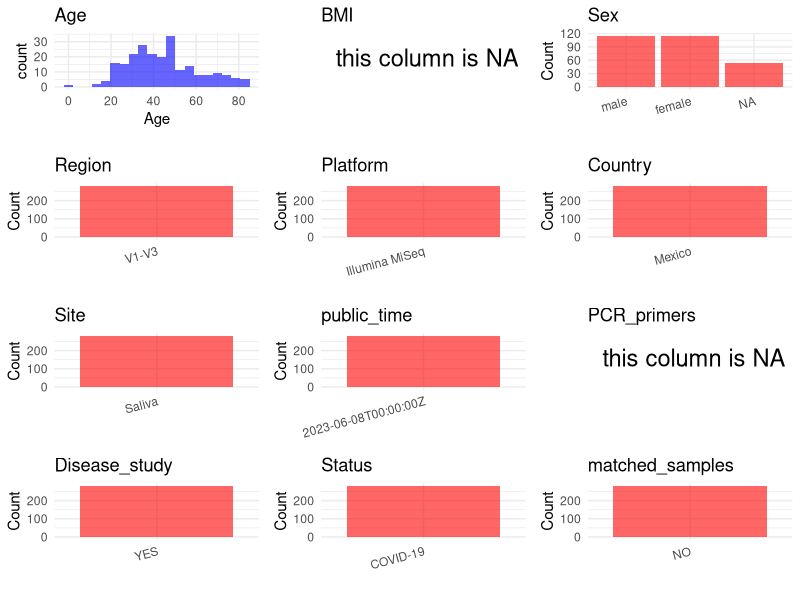

R code for this plot: (Note: this script raises an error after producing the figure.)
## ---- chunk 1
# Load necessary libraries
library(dplyr)
library(ggplot2)
library(cowplot)

# Set working directory (update this path to your local directory)
setwd("D:/oral_project/PRJNA896341")

# Read the initial metadata files
initial_meta<-read.csv("SraRunTable.csv",header = T)

# Combine the two metadata files
#meta <- rbind(initial_meta, initial_meta1)

#Remove entries non-oral samples
#initial_meta <- subset(initial_meta,isolate %in% c("saliva","tongue coat"))

# Check the number of samples containing "HT" in Sample.Name (e.g., healthy controls)
#nrow(subset(meta, grepl("HT", Sample.Name)))

# Display the first few rows of the metadata
head(initial_meta)
## ---- chunk 2
# Create a uniform metadata dataframe
metadata <- data.frame(
  BioProject = initial_meta$BioProject,
  Run = initial_meta$Run,
  sample_name = initial_meta$Sample.Name,
  Age = initial_meta$AGE,
  BMI = NA,
  Sex=initial_meta$sex,
  Region = "V1-V3",
  Platform = initial_meta$Instrument,
  Country = "Mexico",
  Site = initial_meta$tissue,
  public_time = initial_meta$ReleaseDate,
  stringsAsFactors = FALSE
)
## ---- chunk 3
# Add information obtained from the publication
metadata$PCR_primers <- NA
metadata$title <- "Diversity composition and networking of saliva microbiota distinguish the severity of COVID-19 episodes as revealed by an analysis of 16S rRNA variable V1-V3 region sequences"
metadata$Disease_study <- "YES"
# Assign disease status based on sample_name patterns
metadata$Status<- "COVID-19"
metadata$matched_samples<-"NO"
## ---- chunk 4
# Check the number of unique runs and sample names
print(paste("Number of unique runs:", length(unique(metadata$Run))))
print(paste("Number of unique sample names:", length(unique(metadata$sample_name))))
## ---- chunk 5
# Select columns for visualization
plot_data <- metadata %>%
  select(-BioProject, -Run, -sample_name, -title)

# Function to create simple plots for each column
create_simple_plots <- function(data) {
  plots <- list()
  
  for (col in colnames(data)) {
    # Check if the column is all NA
    if (all(is.na(data[[col]]))) {
      # Create an empty plot with text indicating all NA
      p <- ggplot() +
        annotate("text", x = 0.5, y = 0.5, label = "this column is NA", size = 6) +
        labs(title = col) +
        theme_void()
    } else if (is.numeric(data[[col]])) {
      # Numeric variable: histogram
      p <- ggplot(data, aes(x = .data[[col]])) +
        geom_histogram(fill = "blue", alpha = 0.6, bins = 20, na.rm = TRUE) +
        labs(title = col) +
        theme_minimal()
    } else {
      # Categorical variable: bar plot (remove NA values)
      count_data <- as.data.frame(table(data[[col]], useNA = "ifany"))
      p <- ggplot(count_data, aes(x = reorder(Var1, -Freq), y = Freq)) +
        geom_col(fill = "red", alpha = 0.6) +
        labs(title = col, x = NULL, y = "Count") +
        theme_minimal() +
        theme(axis.text.x = element_text(angle = 15, hjust = 1))
    }
    plots[[col]] <- p
  }
  
  return(plots)
}

# Generate and arrange plots
plots <- create_simple_plots(plot_data)
p<-plot_grid(plots$Age, 
          plots$BMI, 
          plots$Sex, 
          plots$Region, 
          plots$Platform, 
          plots$Country, 
          plots$Site,
          plots$public_time, 
          plots$PCR_primers,
          plots$Disease_study,
          plots$Status,
          plots$matched_samples,
          ncol = 3, align = "hv", axis = "lb")
ggsave("Metadata_Summary.png", plot = p, width = 8, height = 6, dpi = 150)
## ---- chunk 6
knitr::include_graphics("Metadata_Summary.png")
## ---- chunk 7
# Reorder columns to match the desired format
metadata <- metadata[, c(
  "BioProject", "Run", "sample_name", "Age", "BMI", "Sex", 
  "Region", "Platform", "Country", "Site", "public_time", 
  "PCR_primers", "title", "Disease_study", "Status","matched_samples"
)]

# Export the uniform metadata to a CSV file
write.csv(metadata, file = "metadata.csv", quote = FALSE)
head(metadata)
